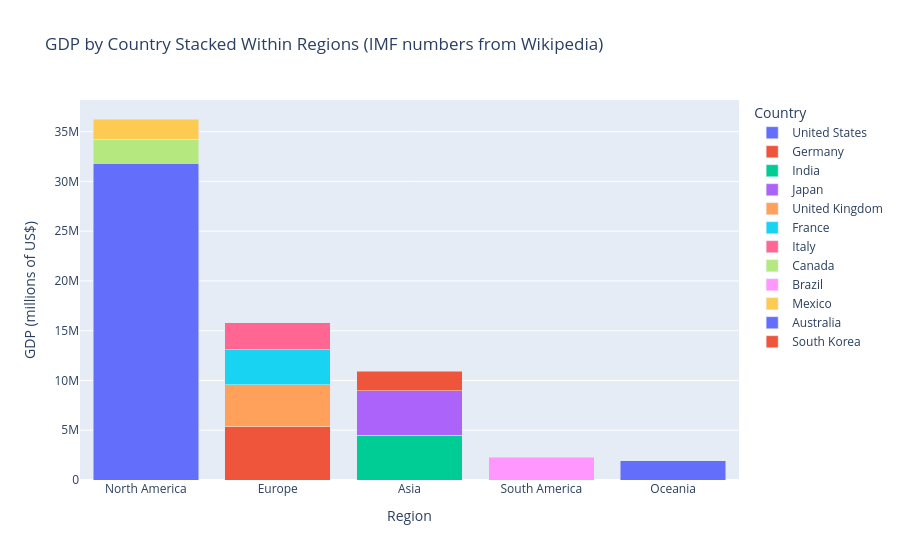

The code cell stored with this chart in its notebook:
### Code cell
# Create the interactive stacked bar chart

print(df.columns)
df.head()
df = df.rename(columns={
    "Country": "country",
    "GDP": "gdp_musd"
})

region_map = {
    "United States": "North America",
    "Canada": "North America",
    "Mexico": "North America",
    
    "China": "Asia",
    "India": "Asia",
    "Japan": "Asia",
    "South Korea": "Asia",
    
    "Germany": "Europe",
    "United Kingdom": "Europe",
    "France": "Europe",
    "Italy": "Europe",
    
    "Brazil": "South America",
    
    "Australia": "Oceania"
}

df["region"] = df["country"].map(region_map)
df = df.dropna(subset=["region"])

fig = px.bar(
    df,
    x="region",
    y="gdp_musd",
    color="country",
    title="GDP by Country Stacked Within Regions (IMF numbers from Wikipedia)",
    labels={
        "region": "Region",
        "gdp_musd": "GDP (millions of US$)",
        "country": "Country"
    },
    hover_data={"gdp_musd": ":,"}
)

fig.update_layout(barmode="stack")
fig.show()

### Figure 1 — Plotly figure (JSON) as saved in the notebook; plotly's stock layout.template omitted (floating-point values rounded to 4 significant figures)
{"data": [{"alignmentgroup": "True", "hovertemplate": "Country=United States<br>Region=%{x}<br>GDP (millions of US$)=%{y:,}<extra></extra>", "legendgroup": "United States", "marker": {"color": "#636efa", "pattern": {"shape": ""}}, "name": "United States", "offsetgroup": "United States", "orientation": "v", "showlegend": true, "textposition": "auto", "type": "bar", "x": ["North America"], "xaxis": "x", "y": [31821293], "yaxis": "y"}, {"alignmentgroup": "True", "hovertemplate": "Country=Germany<br>Region=%{x}<br>GDP (millions of US$)=%{y:,}<extra></extra>", "legendgroup": "Germany", "marker": {"color": "#EF553B", "pattern": {"shape": ""}}, "name": "Germany", "offsetgroup": "Germany", "orientation": "v", "showlegend": true, "textposition": "auto", "type": "bar", "x": ["Europe"], "xaxis": "x", "y": [5328184], "yaxis": "y"}, {"alignmentgroup": "True", "hovertemplate": "Country=India<br>Region=%{x}<br>GDP (millions of US$)=%{y:,}<extra></extra>", "legendgroup": "India", "marker": {"color": "#00cc96", "pattern": {"shape": ""}}, "name": "India", "offsetgroup": "India", "orientation": "v", "showlegend": true, "textposition": "auto", "type": "bar", "x": ["Asia"], "xaxis": "x", "y": [4515629], "yaxis": "y"}, {"alignmentgroup": "True", "hovertemplate": "Country=Japan<br>Region=%{x}<br>GDP (millions of US$)=%{y:,}<extra></extra>", "legendgroup": "Japan", "marker": {"color": "#ab63fa", "pattern": {"shape": ""}}, "name": "Japan", "offsetgroup": "Japan", "orientation": "v", "showlegend": true, "textposition": "auto", "type": "bar", "x": ["Asia"], "xaxis": "x", "y": [4463634], "yaxis": "y"}, {"alignmentgroup": "True", "hovertemplate": "Country=United Kingdom<br>Region=%{x}<br>GDP (millions of US$)=%{y:,}<extra></extra>", "legendgroup": "United Kingdom", "marker": {"color": "#FFA15A", "pattern": {"shape": ""}}, "name": "United Kingdom", "offsetgroup": "United Kingdom", "orientation": "v", "showlegend": true, "textposition": "auto", "type": "bar", "x": ["Europe"], "xaxis": "x", "y": [4225639], "yaxis": "y"}, {"alignmentgroup": "True", "hovertemplate": "Country=France<br>Region=%{x}<br>GDP (millions of US$)=%{y:,}<extra></extra>", "legendgroup": "France", "marker": {"color": "#19d3f3", "pattern": {"shape": ""}}, "name": "France", "offsetgroup": "France", "orientation": "v", "showlegend": true, "textposition": "auto", "type": "bar", "x": ["Europe"], "xaxis": "x", "y": [3558562], "yaxis": "y"}, {"alignmentgroup": "True", "hovertemplate": "Country=Italy<br>Region=%{x}<br>GDP (millions of US$)=%{y:,}<extra></extra>", "legendgroup": "Italy", "marker": {"color": "#FF6692", "pattern": {"shape": ""}}, "name": "Italy", "offsetgroup": "Italy", "orientation": "v", "showlegend": true, "textposition": "auto", "type": "bar", "x": ["Europe"], "xaxis": "x", "y": [2701544], "yaxis": "y"}, {"alignmentgroup": "True", "hovertemplate": "Country=Canada<br>Region=%{x}<br>GDP (millions of US$)=%{y:,}<extra></extra>", "legendgroup": "Canada", "marker": {"color": "#B6E880", "pattern": {"shape": ""}}, "name": "Canada", "offsetgroup": "Canada", "orientation": "v", "showlegend": true, "textposition": "auto", "type": "bar", "x": ["North America"], "xaxis": "x", "y": [2420837], "yaxis": "y"}, {"alignmentgroup": "True", "hovertemplate": "Country=Brazil<br>Region=%{x}<br>GDP (millions of US$)=%{y:,}<extra></extra>", "legendgroup": "Brazil", "marker": {"color": "#FF97FF", "pattern": {"shape": ""}}, "name": "Brazil", "offsetgroup": "Brazil", "orientation": "v", "showlegend": true, "textposition": "auto", "type": "bar", "x": ["South America"], "xaxis": "x", "y": [2292690], "yaxis": "y"}, {"alignmentgroup": "True", "hovertemplate": "Country=Mexico<br>Region=%{x}<br>GDP (millions of US$)=%{y:,}<extra></extra>", "legendgroup": "Mexico", "marker": {"color": "#FECB52", "pattern": {"shape": ""}}, "name": "Mexico", "offsetgroup": "Mexico", "orientation": "v", "showlegend": true, "textposition": "auto", "type": "bar", "x": ["North America"], "xaxis": "x", "y": [2030999], "yaxis": "y"}, {"alignmentgroup": "True", "hovertemplate": "Country=Australia<br>Region=%{x}<br>GDP (millions of US$)=%{y:,}<extra></extra>", "legendgroup": "Australia", "marker": {"color": "#636efa", "pattern": {"shape": ""}}, "name": "Australia", "offsetgroup": "Australia", "orientation": "v", "showlegend": true, "textposition": "auto", "type": "bar", "x": ["Oceania"], "xaxis": "x", "y": [1948227], "yaxis": "y"}, {"alignmentgroup": "True", "hovertemplate": "Country=South Korea<br>Region=%{x}<br>GDP (millions of US$)=%{y:,}<extra></extra>", "legendgroup": "South Korea", "marker": {"color": "#EF553B", "pattern": {"shape": ""}}, "name": "South Korea", "offsetgroup": "South Korea", "orientation": "v", "showlegend": true, "textposition": "auto", "type": "bar", "x": ["Asia"], "xaxis": "x", "y": [1936617], "yaxis": "y"}], "layout": {"barmode": "stack", "legend": {"title": {"text": "Country"}, "tracegroupgap": 0}, "title": {"text": "GDP by Country Stacked Within Regions (IMF numbers from Wikipedia)"}, "xaxis": {"anchor": "y", "domain": [0, 1], "title": {"text": "Region"}}, "yaxis": {"anchor": "x", "domain": [0, 1], "title": {"text": "GDP (millions of US$)"}}}}
